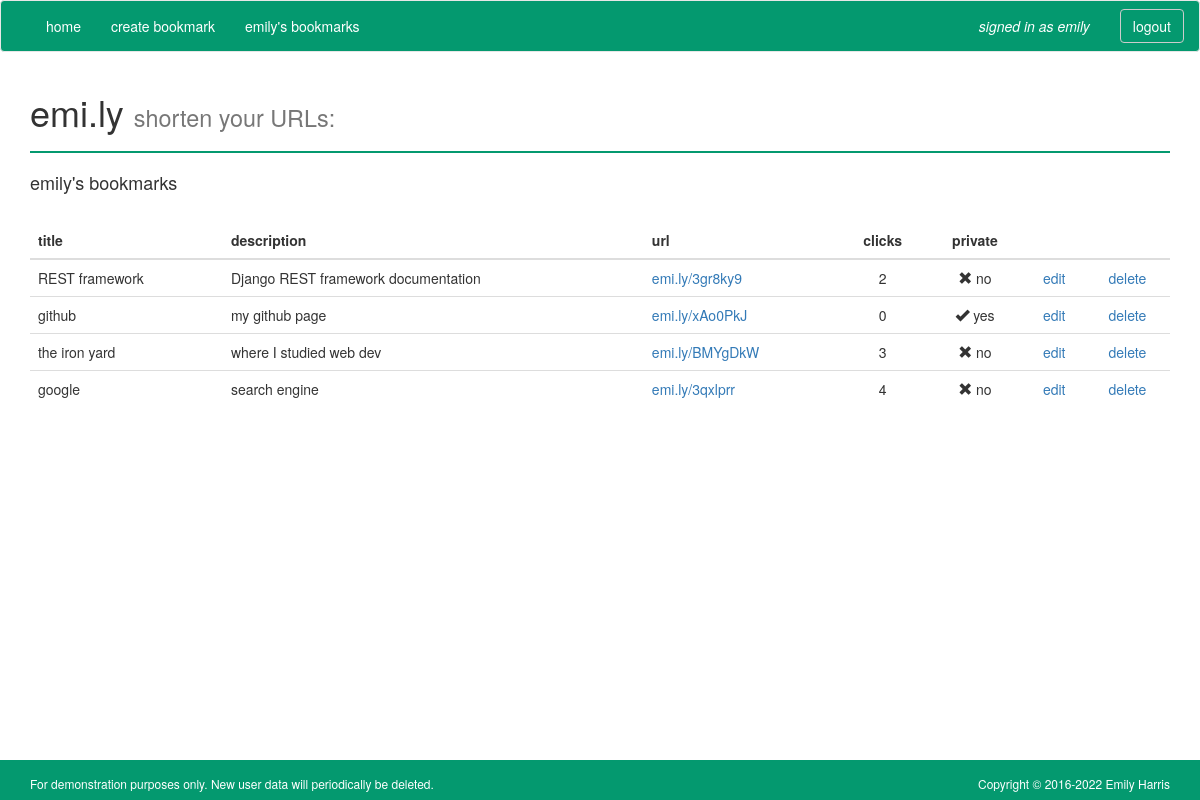
Page /accounts/profile/ (signed in) on the committed database.
### short_url_app/models.py (models this page shows)
class Bookmark(models.Model):
    user = models.ForeignKey(User, on_delete=models.PROTECT)
    url = models.URLField()
    title = models.CharField(max_length=20, default="")
    description = models.CharField(max_length=50, blank=True)
    created = models.DateTimeField(auto_now_add=True)
    hashid = models.CharField(max_length=50)
    click_count = models.IntegerField(default=0)
    private = models.BooleanField(default=False)
    class Meta:
        ordering = ['-created']

### short_url_app/views.py (the view)
# urls.py: url(r'^accounts/profile/$', login_required(ProfileView.as_view()), name='profile_view'),
class ProfileView(ListView):
    template_name = "profile.html"
    model = Bookmark
    def get_queryset(self):
        return Bookmark.objects.filter(user=self.request.user)

### templates/profile.html
{% extends "base.html" %}
{% block content %}
    <h4>{{request.user}}'s bookmarks</h4>
    <br>
<div class="table-responsive">
<table class="table">
<thead>
  <tr>
    <th>title</th>
    <th>description</th>
    <th>url</th>
    <th class='table-centered'>clicks</th>
    <th class='table-centered'>private</th>
    <th></th>
    <th></th>
  </tr>
</thead>
<tbody>
{% for bookmark in object_list %}
        <tr>
        <td>{{ bookmark.title }}</td>
        <td>{{ bookmark.description }}</td>
        <td><a href="{% url 'redirect_view' bookmark.hashid %}">emi.ly/{{ bookmark.hashid }}</a></td>
        <td class='table-centered'>{{ bookmark.click_count }}</td>
          {% if bookmark.private == True %}
          <td class='table-centered'><i class=' glyphicon glyphicon-ok'></i> yes</td>
          {% else %}
          <td class='table-centered'><i class=' glyphicon glyphicon-remove'></i> no</td>
          {% endif %}
        {% if bookmark.user == request.user %}
            <td class='table-centered'><a href="{% url 'update_view' pk=bookmark.id %}">edit</a></td>
            <td class='table-centered'><a href="{% url 'delete_view' pk=bookmark.id %}">delete</a></td>
        {% else %}
            <td></td>
            <td></td>
        {% endif %}
        </tr>
{% endfor %}
</tbody>
</table>
</div>
{% endblock %}

### templates/base.html (shortened to what this page needs)
{% load static %}
<!DOCTYPE html>
<html lang="en">
<head>
    <link rel="stylesheet" href="{% static 'short_url_app/bootstrap-3.3.6-dist/css/bootstrap.min.css' %}">
    <link rel="stylesheet" href="{% static 'short_url_app/main.css' %}">
</head>
<body>
  <div id="wrap">
    <nav class="navbar navbar-default">
            <div class="container-fluid">
              <div class="collapse navbar-collapse" id="bs-example-navbar-collapse-1">
                <ul class="nav navbar-nav">
                 <li><a href="{% url 'index_view' %}">home</a></li>
                  {% if request.user.is_authenticated %}
                  <li><a href="{% url 'create_bookmark_view' %}">create bookmark</a></li>
                  <li><a href="{% url 'profile_view' %}">{{ user }}'s bookmarks</a></li>
                  <ul class="nav navbar-nav navbar-right">
                    <li><a href=""><em>signed in as {{user}}</em></a></li>
                    <form class="navbar-form navbar-right" method="POST", action="{% url 'logout_view' %}?next={% url 'index_view' %}">{% csrf_token %}
                      <button type="submit" class="btn btn-default">logout</button>
                    </form>
                  </ul>
                 {% endif %}
                </ul>
              </div>
            </div>
          </nav>
  <div class="container">
  {% block header %}
      <div class="page-header">
      <h1>emi.ly <small>shorten your URLs: </small></h1>
      </div>
  {% endblock %}
  {% block content %}{% endblock %}
  </div>
  </div>
  <footer class='footer'>
     <div class="container">
       <div class="row">
         <div class="col-sm-6">
           <p class='text-left'>For demonstration purposes only. New user data will periodically be deleted.</p>
         </div>
         <div class="col-sm-6">
           <p class='text-right'>Copyright © 2016-<script>document.write(new Date().getFullYear())</script>  Emily Harris</p>
         </div>
       </div>
     </div>
   </footer>

### short_url_app/static/short_url_app/main.css (style rules this page uses)
html, body { height: 100%; }
#wrap { min-height: 100%; height: auto; margin: 0 auto -40px; padding: 0 0 40px; }
.footer { height: 40px; color: white; background-color: #04996f; }
body { background-color: white; }
.navbar-default { background-color: #04996f; border-color: #E7E7E7; }
.navbar-default .navbar-nav li a { color: white; }
ul.nav.navbar-nav.navbar-right { text-align: right; }
@media (min-width: 768px) { .navbar-nav { float: none; } }
.page-header { margin-top: 20px; border-bottom: 2px solid #04996f; }
.btn-default { color: white; background-color: #04996f }
.text-right { text-align: right; font-size: 12px; margin-bottom: 0px; margin-top: 15px; }
.text-left { text-align: left; font-size: 12px; margin-bottom: 0px; margin-top: 15px; }
.table-centered { text-align: center }

### rows in the picture
Bookmark: title "REST framework", description "Django REST framework documentation", hashid "3gr8ky9", click_count "2", private False (drawn), shows "edit"
Bookmark: title "github", description "my github page", hashid "xAo0PkJ", click_count "0", private True (drawn), shows "edit"
Bookmark: title "the iron yard", description "where I studied web dev", hashid "BMYgDkW", click_count "3", private False (drawn), shows "edit"
Bookmark: title "google", description "search engine", hashid "3qxlprr", click_count "4", private False (drawn), shows "edit"

### other values in the picture
{{ user }} "emily"
{{ request.user }} "emily"
